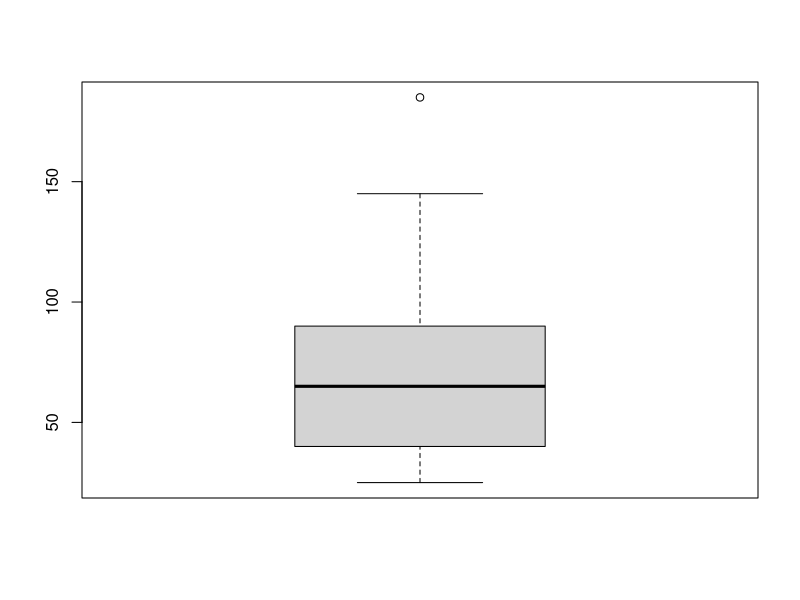
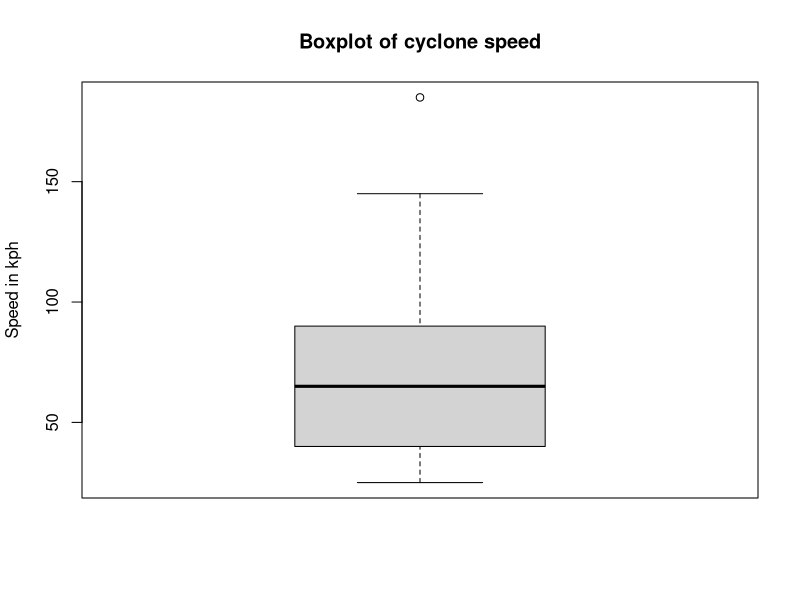
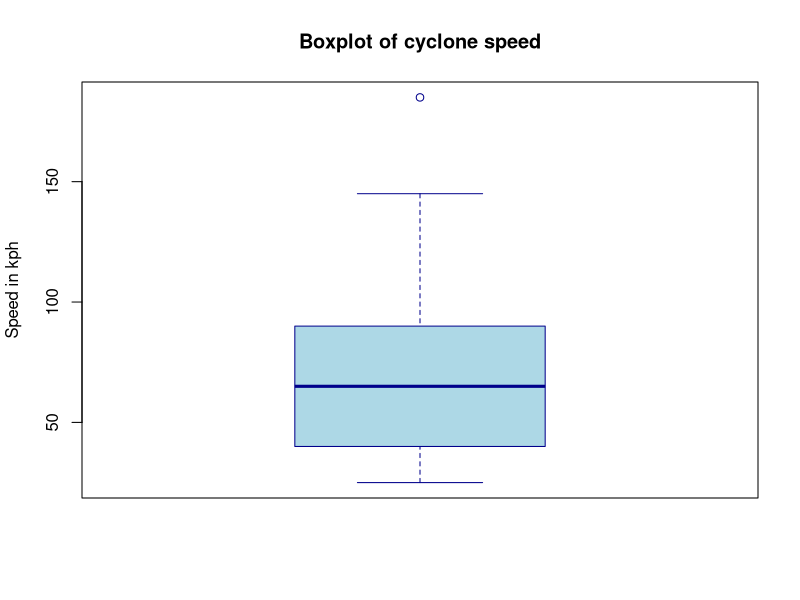
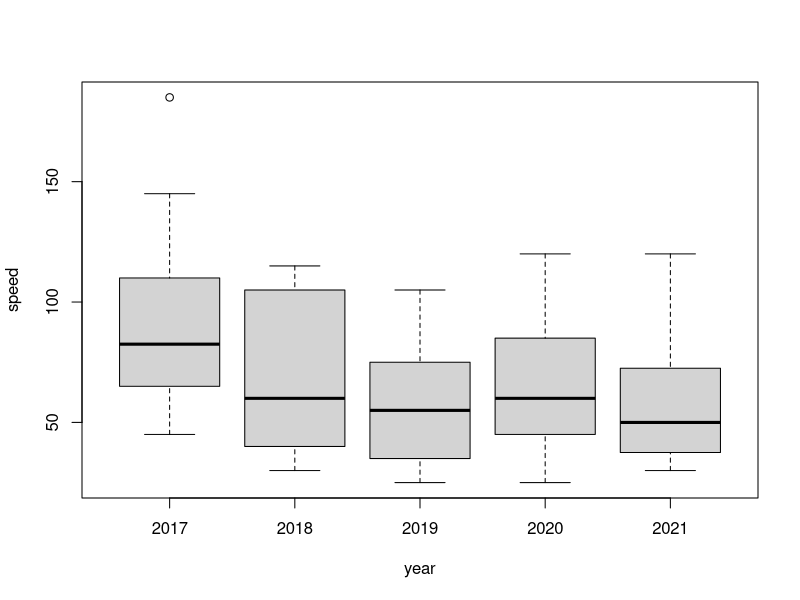
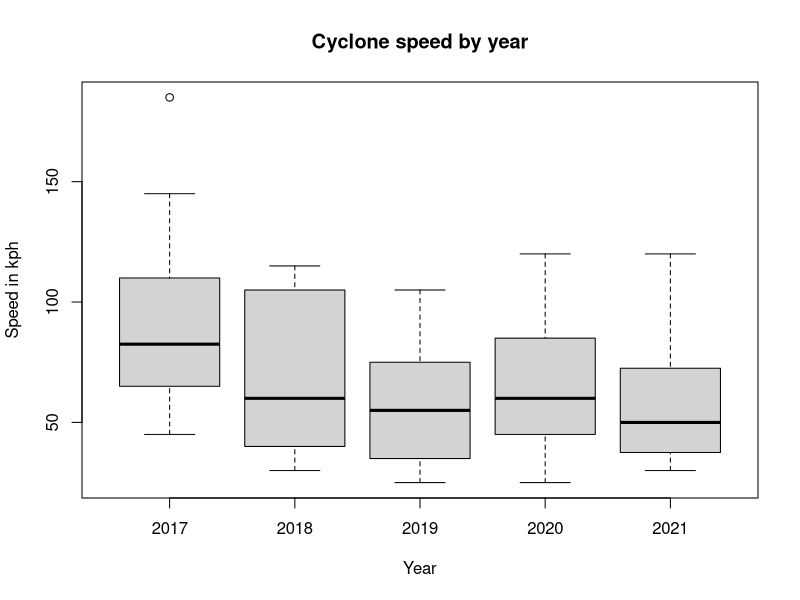
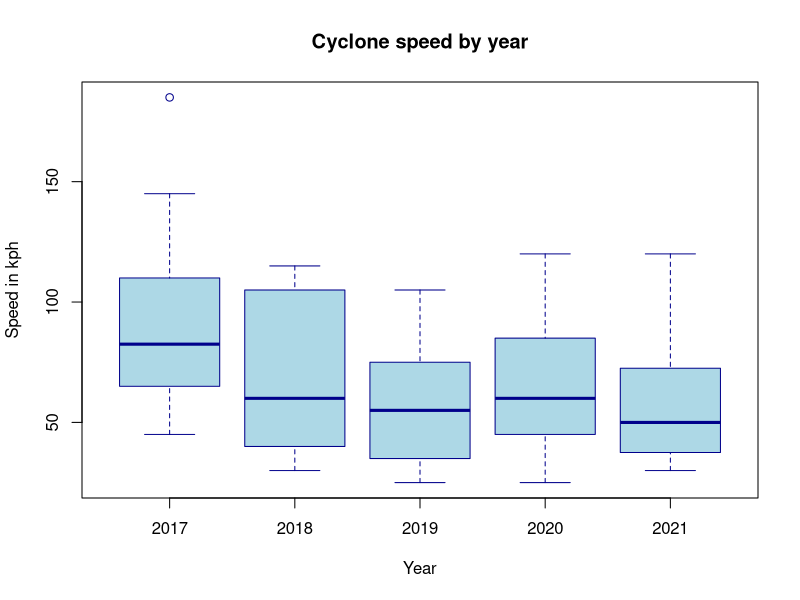
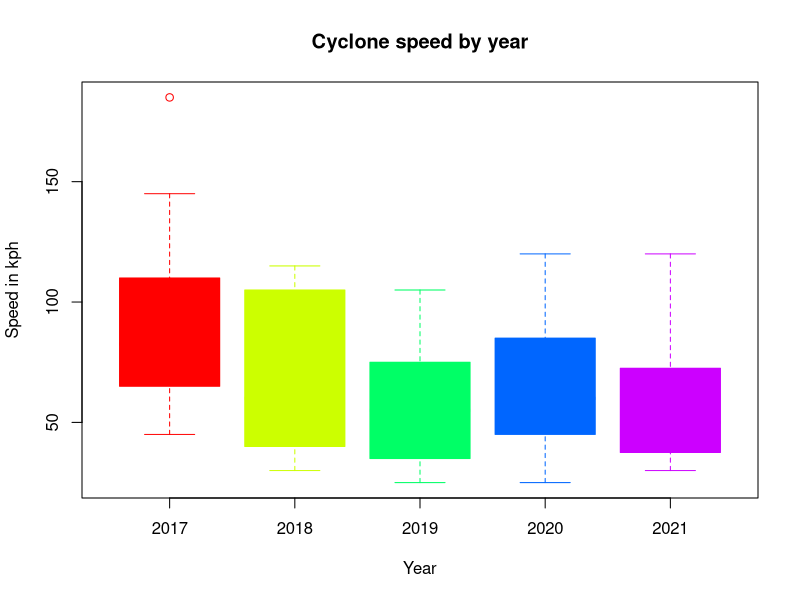
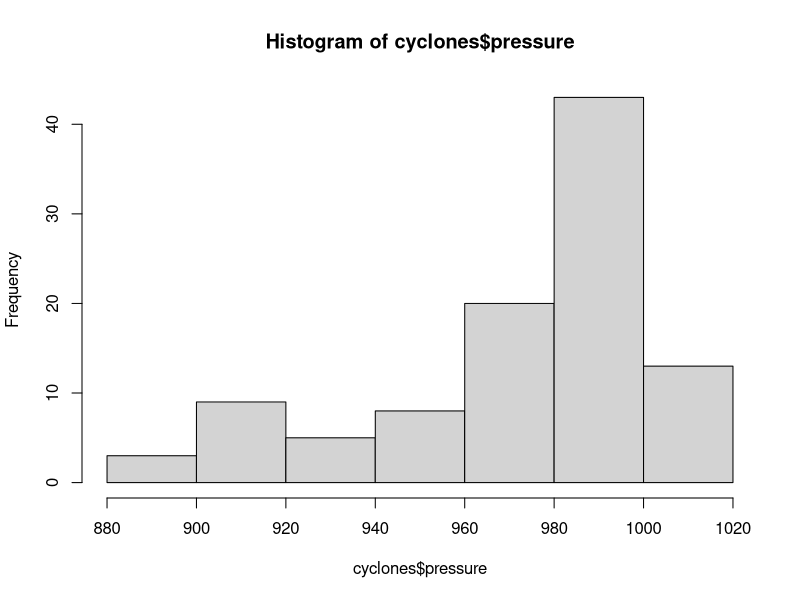

Write R code to recreate these figures, in order.
## ---- chunk 1
#| label: tbl-cyclones-metadata
#| tbl-cap: Cyclones dataset field names and description
#| html-table-processing: none
#| echo: false

variable <- c("year", "category_code", "category_name", "name", "rsmc_name", "start", "end", "pressure", "speed")

description <- c(
  "Year",
  "Tropical cyclone category code",
  "Tropical cyclone category name",
  "Name given to the tropical cyclone by Philippine authorities",
  "Name given to the tropical cyclone by Philippine authorities",
  "Date and time at which cyclone enters Philippine waters",
  "Date and time at which cyclone leaves Philippine waters",
  "Maximum central pressure in hPa",
  "Maximum sustained wind speed in km/h"
)

data.frame(variable, description) |>
  knitr::kable(col.names = c("Variable/Field", "Description")) |>
  kableExtra::kable_styling(
    bootstrap_options = c("striped", "bordered"),
    full_width = FALSE
  )
## ---- chunk 2
#| label: read-syntax-output1
#| echo: false

read.table(
  file = "data/cyclones.csv",
  header = TRUE,
  sep = ","
) |>
  head(10)
## ---- chunk 3
#| label: read-syntax-output2
#| echo: false

read.csv(file = "data/cyclones.csv") |>
  head(10)
## ---- chunk 4
#| label: read-syntax4

cyclones <- read.csv(file = "data/cyclones.csv")
## ---- chunk 5
#| label: read-syntax-output4
#| echo: false

head(cyclones, 10)
## ---- chunk 6
#| label: class-syntax-output1
#| echo: false

class(cyclones)
## ---- chunk 7
#| label: nrow-syntax-output1
#| echo: false

nrow(cyclones)
## ---- chunk 8
#| label: names-syntax-output1
#| echo: false

names(cyclones)
## ---- chunk 9
#| label: ncol-syntax-output1
#| echo: false

ncol(cyclones)
## ---- chunk 10
#| label: length-syntax-output1
#| echo: false

length(names(cyclones))
## ---- chunk 11
#| label: tbl-index-data
#| tbl-cap: Example dataset for indexing methods
#| html-table-processing: none
#| echo: false


student <- c("Tumi", "Seiza", "Alaa", "Ibrahim", "Simon")
number <- c(1, 1, 2, 3, 3)
colour <- c("red", "red", "blue", "blue", "blue")

df <- data.frame(student, number, colour)

knitr::kable(df) |>
  kableExtra::kable_styling(
    bootstrap_options = c("striped", "bordered"),
    full_width = FALSE
  )
## ---- chunk 12
#| label: index-syntax-output1
#| echo: false

student_data <- data.frame(
  student = c("Tumi", "Seiza", "Alaa", "Ibrahim", "Simon"),
  number = c(1, 1, 2, 3, 3),
  colour = c("red", "red", "blue", "blue", "blue")
)

student_data[student_data$number == 2, "student"]
## ---- chunk 13
#| label: index-syntax-output2
#| echo: false

student_data[student_data$student == "Simon", "colour"]
## ---- chunk 14
#| label: index-quiz1

nrow(cyclones[cyclones$year == 2017, ])
## ---- chunk 15
#| label: index-quiz2

mean(cyclones[cyclones$year == 2019, "speed"])
## ---- chunk 16
#| label: index-quiz3

cyclones2020 <- cyclones[cyclones$year == 2020, ]
cyclones2020[cyclones2020$pressure == min(cyclones2020$pressure), "name"]
## ---- chunk 17
#| label: index-quiz4

nrow(cyclones[cyclones$speed < 100 & cyclones$pressure > 1000, ])
## ---- chunk 18
#| label: dollar-syntax-output1
#| echo: false

cyclones$speed
## ---- chunk 19
#| label: index-values-syntax-output1
#| echo: false

cyclones[ , "speed"]
## ---- chunk 20
#| label: index-values-syntax-output2
#| echo: false

cyclones[ , 9]
## ---- chunk 21
#| label: fig-boxplot-basic1
#| fig-width: 5
#| fig-cap: Boxplot of cyclone speed
#| echo: false

boxplot(cyclones$speed)
## ---- chunk 22
#| label: fig-boxplot-basic2
#| fig-width: 5
#| fig-cap: Boxplot of cyclone speed with title and y-axis label
#| echo: false

boxplot(
  x = cyclones$speed,
  main = "Boxplot of cyclone speed",
  ylab = "Speed in kph"              
)
## ---- chunk 23
#| label: fig-boxplot-basic3
#| fig-width: 5
#| fig-cap: Boxplot of cyclone speed with colours
#| echo: false

boxplot(
  x = cyclones$speed,
  main = "Boxplot of cyclone speed",
  ylab = "Speed in kph",
  border = "darkblue",
  col = "lightblue"              
)
## ---- chunk 24
#| label: fig-boxplot-group1
#| fig-cap: Boxplot of cyclone speed by year
#| echo: false

boxplot(speed ~ year, data = cyclones)
## ---- chunk 25
#| label: fig-boxplot-group2
#| fig-cap: Boxplot of cyclone speed by year
#| echo: false

boxplot(
  speed ~ year, 
  data = cyclones,
  main = "Cyclone speed by year",
  xlab = "Year",
  ylab = "Speed in kph"
)
## ---- chunk 26
#| label: fig-boxplot-group3
#| fig-cap: Boxplot of cyclone speed by year
#| echo: false

boxplot(
  speed ~ year,
  data = cyclones,
  main = "Cyclone speed by year",
  xlab = "Year",
  ylab = "Speed in kph",
  border = "darkblue",
  col = "lightblue"
)
## ---- chunk 27
#| label: fig-boxplot-group4
#| fig-cap: Boxplot of cyclone speed by year
#| echo: false

boxplot(
  speed ~ year,
  data = cyclones,
  main = "Cyclone speed by year",
  xlab = "Year",
  ylab = "Speed in kph",
  border = rainbow(5),
  col = rainbow(5)
)
## ---- chunk 28
#| label: fig-hist-basic1
#| fig-cap: Histogram of cyclone pressure
#| echo: false

hist(cyclones$pressure)
## ---- chunk 29
#| label: fig-hist-basic2
#| fig-cap: Histogram of cyclone pressure
#| echo: false

hist(
  cyclones$pressure,
  main = "Histogram of cyclone pressure",
  xlab = "Pressure (hPa)"
)
## ---- chunk 30
#| label: fig-hist-basic3
#| fig-cap: Histogram of cyclone pressure
#| echo: false

hist(
  cyclones$pressure,
  main = "Histogram of cyclone pressure",
  xlab = "Pressure (hPa)",
  border = "darkblue",
  col = "lightblue"
)
## ---- chunk 31
#| label: fig-hist-basic4
#| fig-cap: Histogram of cyclone pressure for cyclone speed < 100
#| echo: false

hist(cyclones$pressure[cyclones$speed < 100])
## ---- chunk 32
#| label: fig-hist-basic5
#| fig-cap: Histogram of cyclone pressure for cyclone speed >= 100
#| echo: false
#| 
hist(cyclones$pressure[cyclones$speed >= 100])
## ---- chunk 33
#| label: fig-hist-basic6
#| fig-cap: Histogram of cyclone pressure for varying cyclone speed
#| echo: false

hist(
  cyclones$pressure[cyclones$speed < 100],     
  border = "darkgreen",                        
  col = "lightgreen",                          
  main = "Histogram of cyclone pressure",
  xlab = "Pressure in hPa",
  xlim = c(880, 1020)
)

hist(
  cyclones$pressure[cyclones$speed >= 100],    
  border = "darkblue",                         
  col = "lightblue",                           
  add = TRUE                                   
)

legend(                                        
  x = "topleft",                               
  legend = c("Speed < 100", "Speed >= 100"),   
  fill = c("lightgreen", "lightblue"),         
  bty = "n",                                   
  cex = 0.8,                                   
  y.intersp = 0.8                              
)
## ---- chunk 34
#| label: fig-hist-basic7
#| fig-cap: Histogram of cyclone pressure by varying cyclone speed
#| echo: false

par(mfcol = c(1, 2))                           

hist(                                          
  cyclones$pressure[cyclones$speed < 100],
  main = NULL,
  xlab = "Speed < 100 kph",
  ylim = c(0, 30)
)

hist(                                          
  cyclones$pressure[cyclones$speed >= 100],
  main = NULL,
  xlab = "Speed >= 100 kph",
  ylim = c(0, 30)
)

par(mfcol = c(1, 1))                           

title(main = "Histogram of cyclone pressure")  
## ---- chunk 35
#| label: fig-qq-plot1
#| fig-cap: Quantile-Quantile plot of cyclone pressure
#| echo: false

qqnorm(
  cyclones$pressure, 
  main = "Quantile-Quantile plot of cyclone pressure"
)
qqline(cyclones$pressure)
## ---- chunk 36
#| label: fig-qq-plot2
#| fig-cap: Quantile-Quantile plot of cyclone speed
#| echo: false

qqnorm(
  cyclones$speed,
  main = "Quantile-Quantile plot of cyclone speed"
)
qqline(cyclones$speed)
